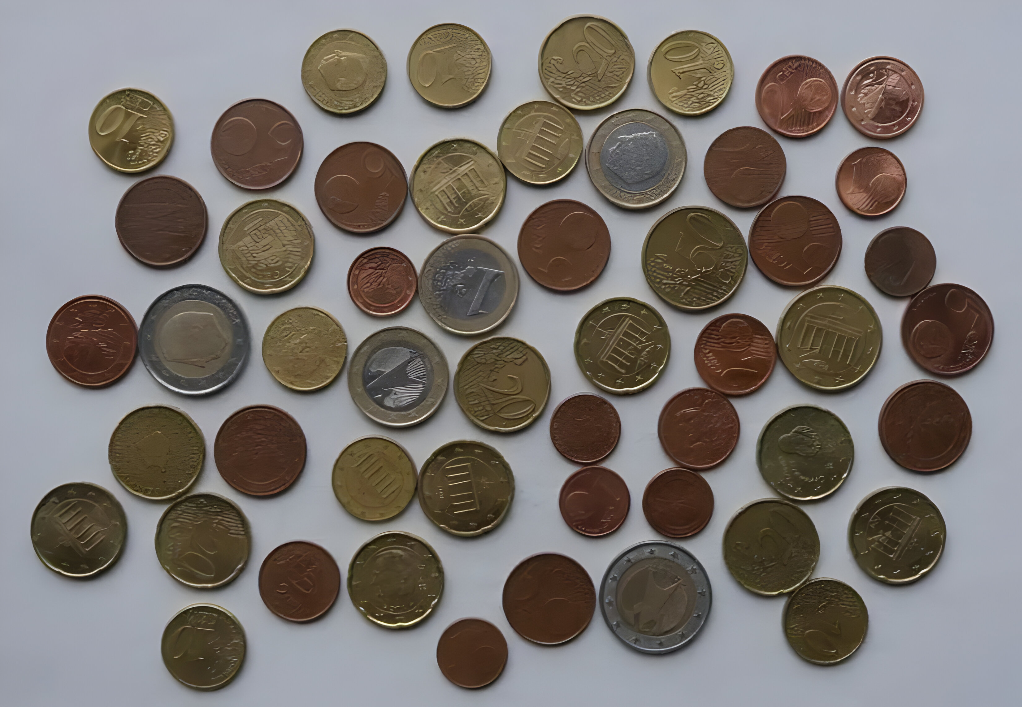
#> input picture lab8/coins_3.png, 1022 x 707 px
$ python LR_8_task_6.py
#> lines starting #> are read from the running program, lines starting #| are printed output that depends on the picture; after the words box and inside, x2 and y2 are one past the last pixel; in counts of white or black regions, pixels touching at a corner belong together
import numpy as np
import cv2
from matplotlib import pyplot as plt

img = cv2.imread("coins_3.png")
#> img is the input picture: shape (707, 1022, 3); mean B, G, R 113.5, 117.9, 123.8
cv2.imshow("coins", img)
cv2.waitKey(0)

gray = cv2.cvtColor(img, cv2.COLOR_BGR2GRAY)
ret, thresh = cv2.threshold(gray, 0, 255, cv2.THRESH_BINARY_INV + cv2.THRESH_OTSU)
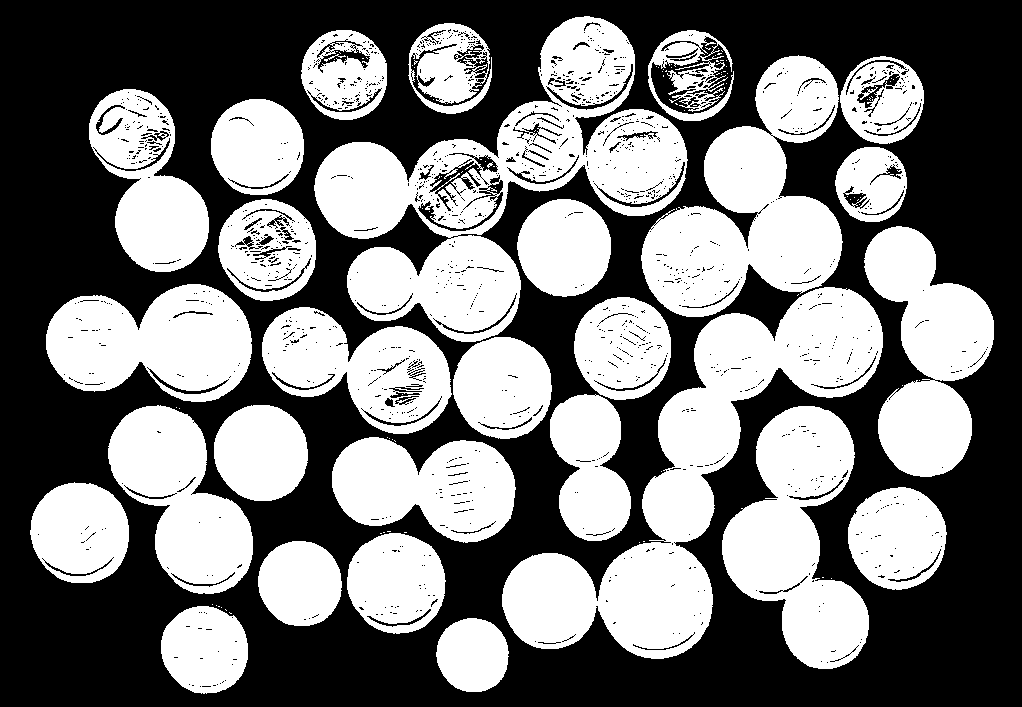
#> thresh: shape (707, 1022); 47.1% white; 116 white regions (87 under 20 px), largest, box (x1, y1, x2, y2) and area: (314, 16, 688, 342) 45406, (502, 287, 883, 659) 42211, (641, 55, 843, 317) 27405
#> ret = 116
cv2.imshow("coins bin ", thresh)
cv2.waitKey(0)

# видалення шуму
kernel = np.ones((3, 3), np.uint8)
opening = cv2.morphologyEx(thresh, cv2.MORPH_OPEN, kernel, iterations=2)
#> opening: shape (707, 1022); 44.8% white; 73 white regions, largest, box (x1, y1, x2, y2) and area: (641, 56, 842, 317) 26909, (642, 287, 883, 542) 24449, (722, 406, 869, 669) 21203
# певна фонова область
sure_bg = cv2.dilate(opening, kernel, iterations=3)
#> sure_bg: shape (707, 1022); 54.9% white; 40 black regions (18 under 20 px), largest, box (x1, y1, x2, y2) and area: (0, 0, 1022, 707) 309752, (433, 158, 662, 404) 9748, (730, 273, 795, 329) 1429
# Пошук впевненої області переднього плану
dist_transform = cv2.distanceTransform(opening, cv2.DIST_L2, 5)
ret, sure_fg = cv2.threshold(dist_transform, 0.7 * dist_transform.max(), 255, 0)
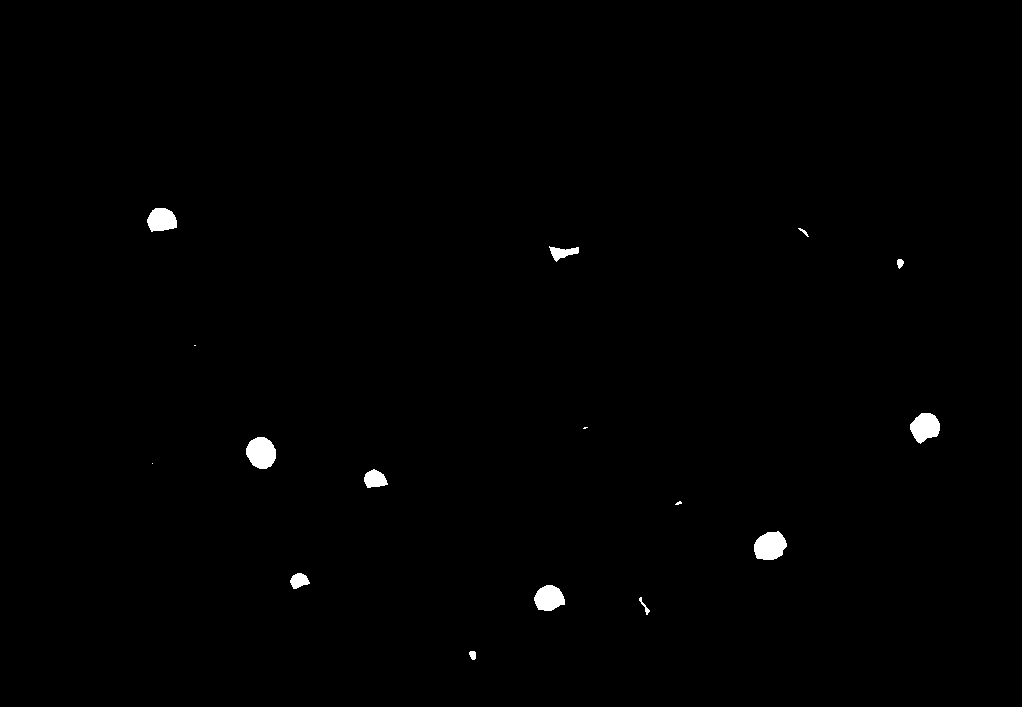
#> sure_fg: shape (707, 1022) float32; 0.59% white; 16 white regions (4 under 20 px), largest, box (x1, y1, x2, y2) and area: (246, 437, 276, 469) 741, (754, 531, 787, 560) 732, (910, 413, 940, 444) 653
#> ret = 32.16
# Пошук невідомого регіону
sure_fg = np.uint8(sure_fg)
unknown = cv2.subtract(sure_bg, sure_fg)
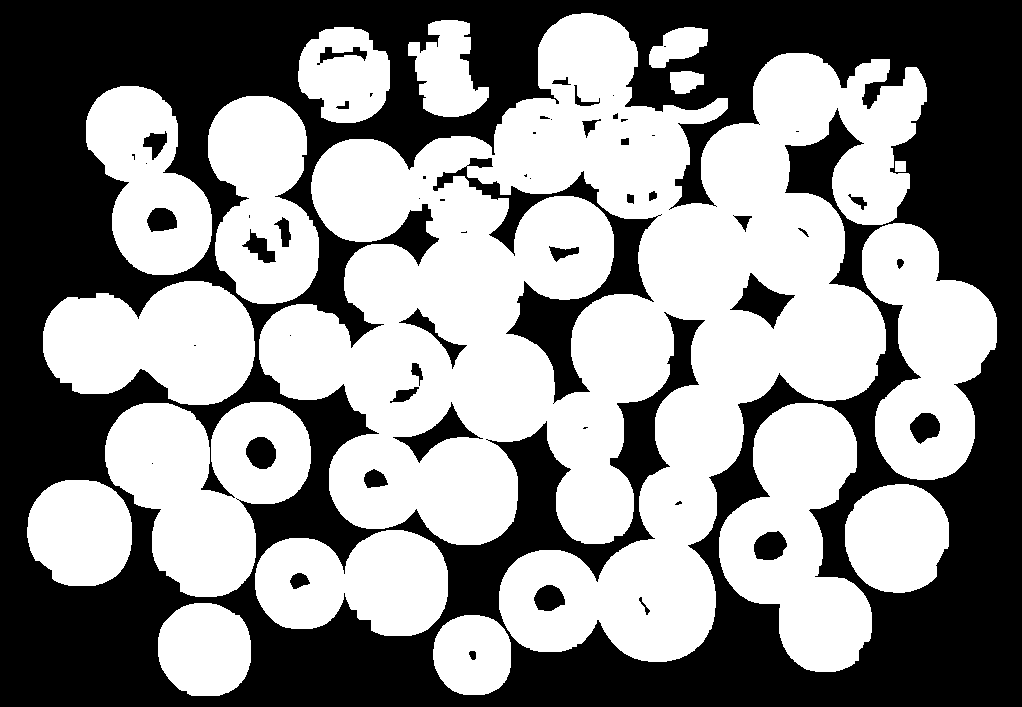
#> unknown: shape (707, 1022); 54.3% white; 56 black regions (22 under 20 px), largest, box (x1, y1, x2, y2) and area: (0, 0, 1022, 707) 309752, (433, 158, 662, 404) 9748, (730, 273, 795, 329) 1429
cv2.imshow("coins ", opening)
cv2.waitKey(0)

# Маркування міток
ret, markers = cv2.connectedComponents(sure_fg)
#> markers: shape (707, 1022) int32; 17 distinct labels, from 0 to 16
#> ret = 17
# Додайте один до всіх міток, щоб впевнений фон був не 0, а 1
markers = markers + 1
#> markers: shape (707, 1022) int32; 17 distinct labels, from 1 to 17
# Тепер позначте область невідомого нулем
markers[unknown == 255] = 0
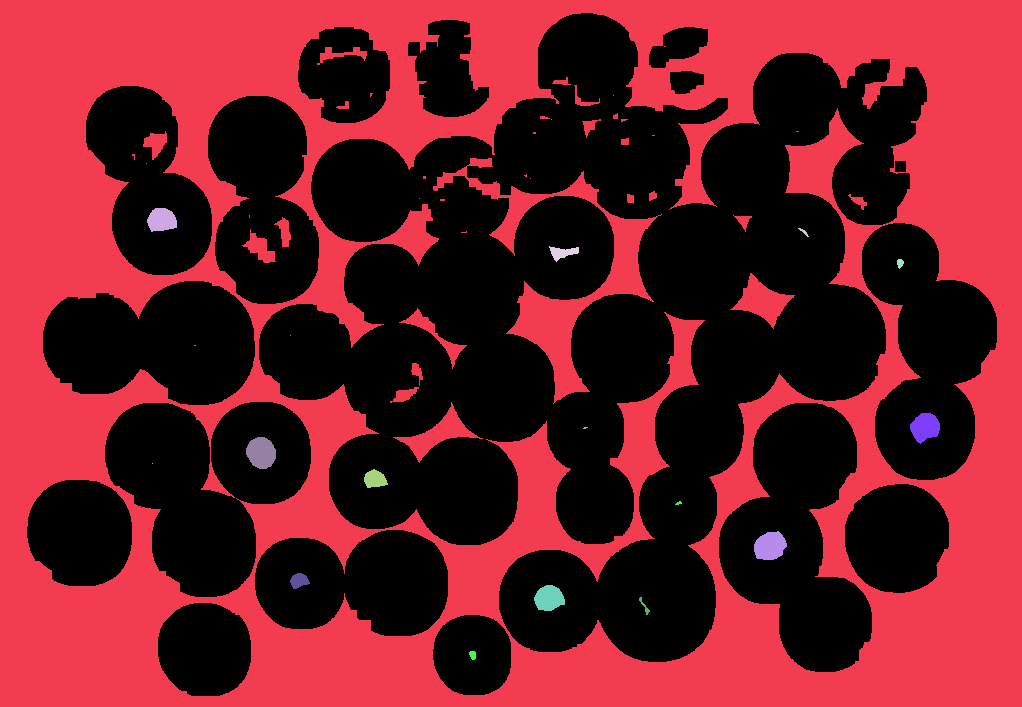
#> markers: shape (707, 1022) int32; 18 distinct labels, from 0 to 17; one colour per label, 0 black

markers = cv2.watershed(img, markers)
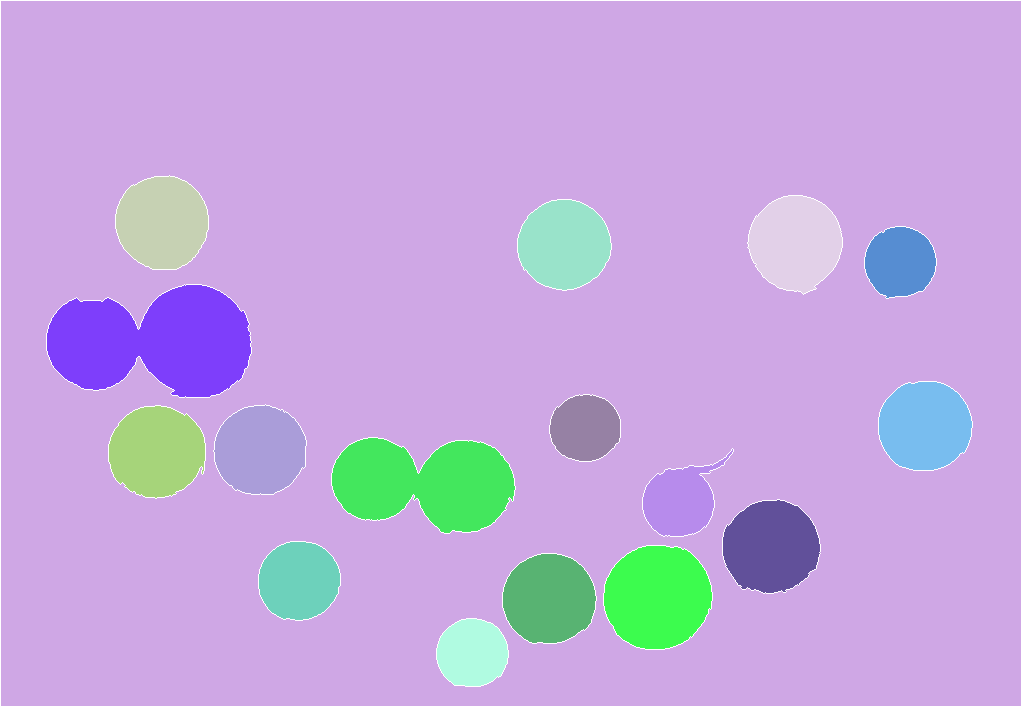
#> markers: shape (707, 1022) int32; 18 distinct labels, from -1 to 17; one colour per label, 0 black, -1 white
img[markers == -1] = [255, 0, 0]
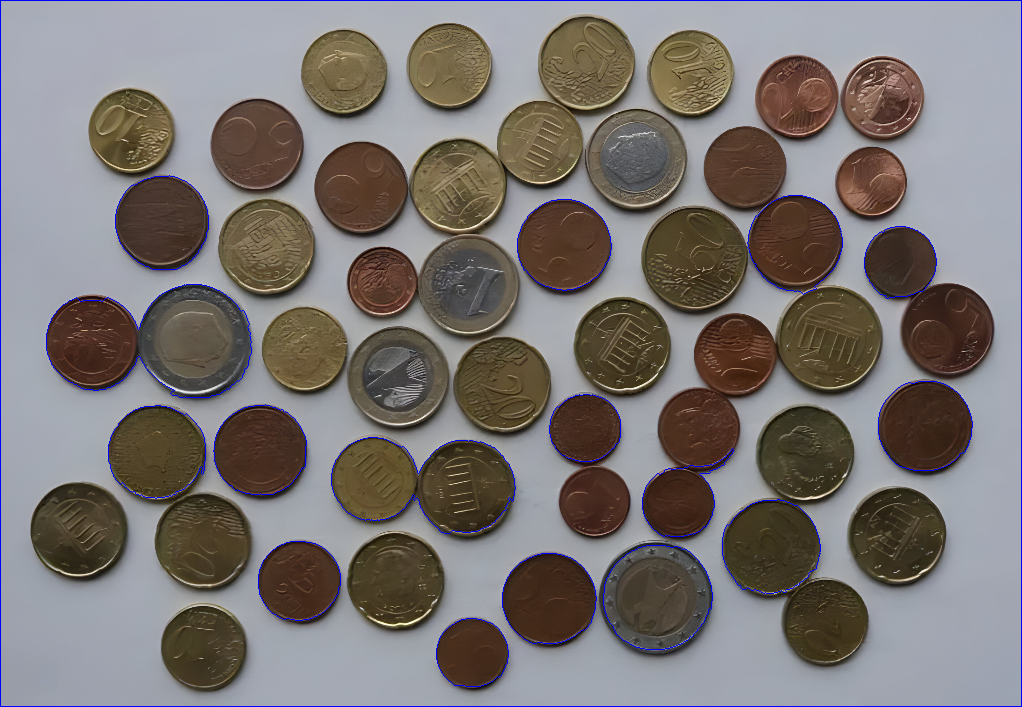
#> img: shape (707, 1022, 3); 1.12% of pixels changed, all inside (x1, y1, x2, y2) = (0, 0, 1022, 707)
cv2.imshow("coins_markers", img)
cv2.waitKey(0)

$ run again, with lab8/Bashmanivskiy_face.jpg saved as lab8/coins_3.png
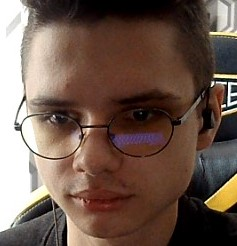
#> input picture lab8/Bashmanivskiy_face.jpg, 237 x 246 px
#> img is the input picture: shape (246, 237, 3); mean B, G, R 78.5, 89.8, 111.1
#> `ret, thresh = cv2.threshold(gray, 0, 255, cv2.THRESH_BINARY_INV + cv2...`:
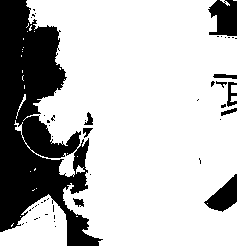
#> thresh: shape (246, 237); 74.7% white; 48 black regions (38 under 20 px), largest, box (x1, y1, x2, y2) and area: (0, 0, 103, 246) 12694, (208, 0, 237, 36) 794, (204, 174, 237, 212) 647
#> `ret, thresh = cv2.threshold(gray, 0, 255, cv2.THRESH_BINARY_INV + cv2...`: ret = 133
#> opening: shape (246, 237); 72.7% white; 13 black regions (9 under 20 px), largest, box (x1, y1, x2, y2) and area: (0, 0, 103, 246) 13829, (208, 0, 237, 39) 875, (204, 174, 237, 212) 651, (211, 74, 237, 116) 520
#> sure_bg: shape (246, 237); 78.4% white; 7 black regions (1 under 20 px), largest, box (x1, y1, x2, y2) and area: (0, 0, 86, 228) 10970, (214, 0, 237, 35) 641, (69, 213, 96, 246) 471, (211, 180, 237, 207) 349, (216, 77, 237, 85) 89, (224, 104, 237, 111) 53
#> `ret, sure_fg = cv2.threshold(dist_transform, 0.7 * dist_transform.max(..`: ret = 54.44
#> unknown: shape (246, 237); 71.8% white; 13 black regions (4 under 20 px), largest, box (x1, y1, x2, y2) and area: (0, 0, 86, 228) 10970, (105, 0, 160, 98) 3286, (214, 0, 237, 35) 641
#> `ret, markers = cv2.connectedComponents(sure_fg)`: ret = 7
#> `img[markers == -1] = [255, 0, 0]`:
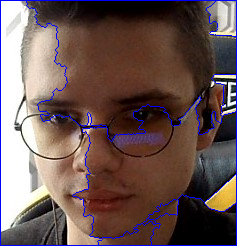
#> img: shape (246, 237, 3); 3.61% of pixels changed, all inside (x1, y1, x2, y2) = (0, 0, 237, 246)
